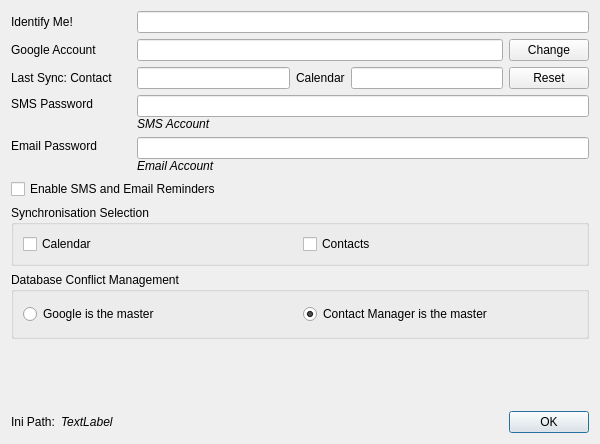
<?xml version="1.0" encoding="UTF-8"?>
<ui version="4.0">
 <class>Configuration</class>
 <widget class="QDialog" name="Configuration">
  <property name="geometry">
   <rect>
    <x>0</x>
    <y>0</y>
    <width>600</width>
    <height>444</height>
   </rect>
  </property>
  <property name="sizePolicy">
   <sizepolicy hsizetype="Expanding" vsizetype="Minimum">
    <horstretch>0</horstretch>
    <verstretch>0</verstretch>
   </sizepolicy>
  </property>
  <property name="minimumSize">
   <size>
    <width>600</width>
    <height>0</height>
   </size>
  </property>
  <property name="maximumSize">
   <size>
    <width>10000</width>
    <height>600</height>
   </size>
  </property>
  <property name="windowTitle">
   <string>Contact Manager - Setup</string>
  </property>
  <property name="accessibleName">
   <string>Contact Manager Configuration</string>
  </property>
  <property name="accessibleDescription">
   <string>Contact Manager Configuration</string>
  </property>
  <property name="modal">
   <bool>true</bool>
  </property>
  <layout class="QVBoxLayout" name="verticalLayout_3">
   <item>
    <layout class="QHBoxLayout" name="horizontalLayout">
     <item>
      <widget class="QLabel" name="label">
       <property name="minimumSize">
        <size>
         <width>120</width>
         <height>0</height>
        </size>
       </property>
       <property name="text">
        <string>Identify Me!</string>
       </property>
      </widget>
     </item>
     <item>
      <widget class="LineEditNavigator" name="IdentifyMe">
       <property name="accessibleName">
        <string>Identify Me</string>
       </property>
       <property name="accessibleDescription">
        <string/>
       </property>
       <property name="readOnly">
        <bool>false</bool>
       </property>
      </widget>
     </item>
    </layout>
   </item>
   <item>
    <layout class="QHBoxLayout" name="horizontalLayout_2">
     <item>
      <widget class="QLabel" name="label_3">
       <property name="minimumSize">
        <size>
         <width>120</width>
         <height>0</height>
        </size>
       </property>
       <property name="text">
        <string>Google Account</string>
       </property>
      </widget>
     </item>
     <item>
      <widget class="QLineEdit" name="googleUsername">
       <property name="accessibleName">
        <string>Google Account</string>
       </property>
       <property name="accessibleDescription">
        <string>This is the Google Account which will be used to synchronise data.  Use the Change button to change it.</string>
       </property>
       <property name="readOnly">
        <bool>true</bool>
       </property>
      </widget>
     </item>
     <item>
      <widget class="QPushButton" name="Authenticate">
       <property name="text">
        <string>Change</string>
       </property>
      </widget>
     </item>
    </layout>
   </item>
   <item>
    <layout class="QHBoxLayout" name="horizontalLayout_3">
     <item>
      <widget class="QLabel" name="label_9">
       <property name="minimumSize">
        <size>
         <width>120</width>
         <height>0</height>
        </size>
       </property>
       <property name="text">
        <string>Last Sync: Contact</string>
       </property>
      </widget>
     </item>
     <item>
      <widget class="QLineEdit" name="lastContactSync">
       <property name="accessibleName">
        <string>Last Sync</string>
       </property>
       <property name="accessibleDescription">
        <string/>
       </property>
       <property name="text">
        <string/>
       </property>
       <property name="readOnly">
        <bool>true</bool>
       </property>
      </widget>
     </item>
     <item>
      <widget class="QLabel" name="label_11">
       <property name="text">
        <string>Calendar</string>
       </property>
      </widget>
     </item>
     <item>
      <widget class="QLineEdit" name="lastCalendarSync"/>
     </item>
     <item>
      <widget class="QPushButton" name="ResetLastSync">
       <property name="text">
        <string>Reset</string>
       </property>
      </widget>
     </item>
    </layout>
   </item>
   <item>
    <layout class="QHBoxLayout" name="horizontalLayout_6">
     <property name="topMargin">
      <number>0</number>
     </property>
     <item>
      <layout class="QVBoxLayout" name="verticalLayout_5">
       <property name="spacing">
        <number>0</number>
       </property>
       <property name="leftMargin">
        <number>0</number>
       </property>
       <item>
        <widget class="QLabel" name="label_5">
         <property name="minimumSize">
          <size>
           <width>120</width>
           <height>0</height>
          </size>
         </property>
         <property name="maximumSize">
          <size>
           <width>0</width>
           <height>16777215</height>
          </size>
         </property>
         <property name="text">
          <string>SMS Password</string>
         </property>
        </widget>
       </item>
       <item>
        <widget class="QLabel" name="label_6">
         <property name="text">
          <string/>
         </property>
        </widget>
       </item>
      </layout>
     </item>
     <item>
      <layout class="QVBoxLayout" name="verticalLayout_4">
       <property name="spacing">
        <number>0</number>
       </property>
       <property name="bottomMargin">
        <number>0</number>
       </property>
       <item>
        <widget class="QLineEdit" name="smsPassword">
         <property name="accessibleName">
          <string>SMS Password</string>
         </property>
         <property name="inputMethodHints">
          <set>Qt::ImhNoAutoUppercase|Qt::ImhNoPredictiveText|Qt::ImhSensitiveData</set>
         </property>
         <property name="echoMode">
          <enum>QLineEdit::PasswordEchoOnEdit</enum>
         </property>
        </widget>
       </item>
       <item>
        <widget class="QLabel" name="smsAccount">
         <property name="font">
          <font>
           <italic>true</italic>
          </font>
         </property>
         <property name="text">
          <string>SMS Account</string>
         </property>
        </widget>
       </item>
      </layout>
     </item>
    </layout>
   </item>
   <item>
    <layout class="QHBoxLayout" name="horizontalLayout_4">
     <item>
      <layout class="QVBoxLayout" name="verticalLayout_2">
       <property name="spacing">
        <number>0</number>
       </property>
       <item>
        <widget class="QLabel" name="label_10">
         <property name="minimumSize">
          <size>
           <width>120</width>
           <height>0</height>
          </size>
         </property>
         <property name="text">
          <string>Email Password</string>
         </property>
        </widget>
       </item>
       <item>
        <widget class="QLabel" name="label_4">
         <property name="text">
          <string/>
         </property>
        </widget>
       </item>
      </layout>
     </item>
     <item>
      <layout class="QVBoxLayout" name="verticalLayout">
       <property name="spacing">
        <number>0</number>
       </property>
       <item>
        <widget class="QLineEdit" name="emailPassword">
         <property name="accessibleName">
          <string>Email Password</string>
         </property>
         <property name="accessibleDescription">
          <string/>
         </property>
         <property name="text">
          <string/>
         </property>
         <property name="echoMode">
          <enum>QLineEdit::PasswordEchoOnEdit</enum>
         </property>
         <property name="readOnly">
          <bool>false</bool>
         </property>
        </widget>
       </item>
       <item>
        <widget class="QLabel" name="emailAccount">
         <property name="font">
          <font>
           <italic>true</italic>
          </font>
         </property>
         <property name="text">
          <string>Email Account</string>
         </property>
        </widget>
       </item>
      </layout>
     </item>
    </layout>
   </item>
   <item>
    <layout class="QHBoxLayout" name="horizontalLayout_8">
     <property name="topMargin">
      <number>0</number>
     </property>
     <item>
      <widget class="QCheckBox" name="enableReminders">
       <property name="text">
        <string>Enable SMS and Email Reminders</string>
       </property>
      </widget>
     </item>
    </layout>
   </item>
   <item>
    <widget class="QGroupBox" name="groupBox_2">
     <property name="title">
      <string>Synchronisation Selection</string>
     </property>
     <layout class="QHBoxLayout" name="horizontalLayout_7">
      <item>
       <widget class="QCheckBox" name="checkBox_syncCalendar">
        <property name="text">
         <string>Calendar</string>
        </property>
       </widget>
      </item>
      <item>
       <widget class="QCheckBox" name="checkBox_syncContacts">
        <property name="text">
         <string>Contacts</string>
        </property>
       </widget>
      </item>
     </layout>
    </widget>
   </item>
   <item>
    <widget class="QGroupBox" name="groupBox">
     <property name="sizePolicy">
      <sizepolicy hsizetype="Expanding" vsizetype="Expanding">
       <horstretch>0</horstretch>
       <verstretch>0</verstretch>
      </sizepolicy>
     </property>
     <property name="font">
      <font>
       <weight>50</weight>
       <bold>false</bold>
      </font>
     </property>
     <property name="title">
      <string>Database Conflict Management  </string>
     </property>
     <layout class="QHBoxLayout" name="horizontalLayout_9">
      <item>
       <widget class="QRadioButton" name="conflictGoogle">
        <property name="sizePolicy">
         <sizepolicy hsizetype="Expanding" vsizetype="Fixed">
          <horstretch>0</horstretch>
          <verstretch>0</verstretch>
         </sizepolicy>
        </property>
        <property name="minimumSize">
         <size>
          <width>150</width>
          <height>0</height>
         </size>
        </property>
        <property name="text">
         <string>Google is the master</string>
        </property>
       </widget>
      </item>
      <item>
       <widget class="QRadioButton" name="conflictContactManager">
        <property name="sizePolicy">
         <sizepolicy hsizetype="Expanding" vsizetype="Fixed">
          <horstretch>0</horstretch>
          <verstretch>0</verstretch>
         </sizepolicy>
        </property>
        <property name="minimumSize">
         <size>
          <width>150</width>
          <height>0</height>
         </size>
        </property>
        <property name="text">
         <string>Contact Manager is the master</string>
        </property>
        <property name="checked">
         <bool>true</bool>
        </property>
       </widget>
      </item>
     </layout>
    </widget>
   </item>
   <item>
    <spacer name="verticalSpacer_3">
     <property name="orientation">
      <enum>Qt::Vertical</enum>
     </property>
     <property name="sizeHint" stdset="0">
      <size>
       <width>20</width>
       <height>0</height>
      </size>
     </property>
    </spacer>
   </item>
   <item>
    <layout class="QHBoxLayout" name="horizontalLayout_5">
     <item>
      <widget class="QLabel" name="label_2">
       <property name="text">
        <string>Ini Path:</string>
       </property>
      </widget>
     </item>
     <item>
      <widget class="QLabel" name="iniFilePath">
       <property name="font">
        <font>
         <italic>true</italic>
        </font>
       </property>
       <property name="text">
        <string>TextLabel</string>
       </property>
      </widget>
     </item>
     <item>
      <widget class="QDialogButtonBox" name="buttonBox">
       <property name="orientation">
        <enum>Qt::Horizontal</enum>
       </property>
       <property name="standardButtons">
        <set>QDialogButtonBox::Ok</set>
       </property>
      </widget>
     </item>
    </layout>
   </item>
  </layout>
 </widget>
 <customwidgets>
  <customwidget>
   <class>LineEditNavigator</class>
   <extends>QLineEdit</extends>
   <header>../Lib/lineeditnavigator.h</header>
  </customwidget>
 </customwidgets>
 <tabstops>
  <tabstop>IdentifyMe</tabstop>
  <tabstop>googleUsername</tabstop>
  <tabstop>Authenticate</tabstop>
  <tabstop>lastContactSync</tabstop>
  <tabstop>ResetLastSync</tabstop>
 </tabstops>
 <resources/>
 <connections>
  <connection>
   <sender>buttonBox</sender>
   <signal>accepted()</signal>
   <receiver>Configuration</receiver>
   <slot>accept()</slot>
   <hints>
    <hint type="sourcelabel">
     <x>248</x>
     <y>254</y>
    </hint>
    <hint type="destinationlabel">
     <x>157</x>
     <y>274</y>
    </hint>
   </hints>
  </connection>
  <connection>
   <sender>buttonBox</sender>
   <signal>rejected()</signal>
   <receiver>Configuration</receiver>
   <slot>reject()</slot>
   <hints>
    <hint type="sourcelabel">
     <x>316</x>
     <y>260</y>
    </hint>
    <hint type="destinationlabel">
     <x>286</x>
     <y>274</y>
    </hint>
   </hints>
  </connection>
 </connections>
</ui>
